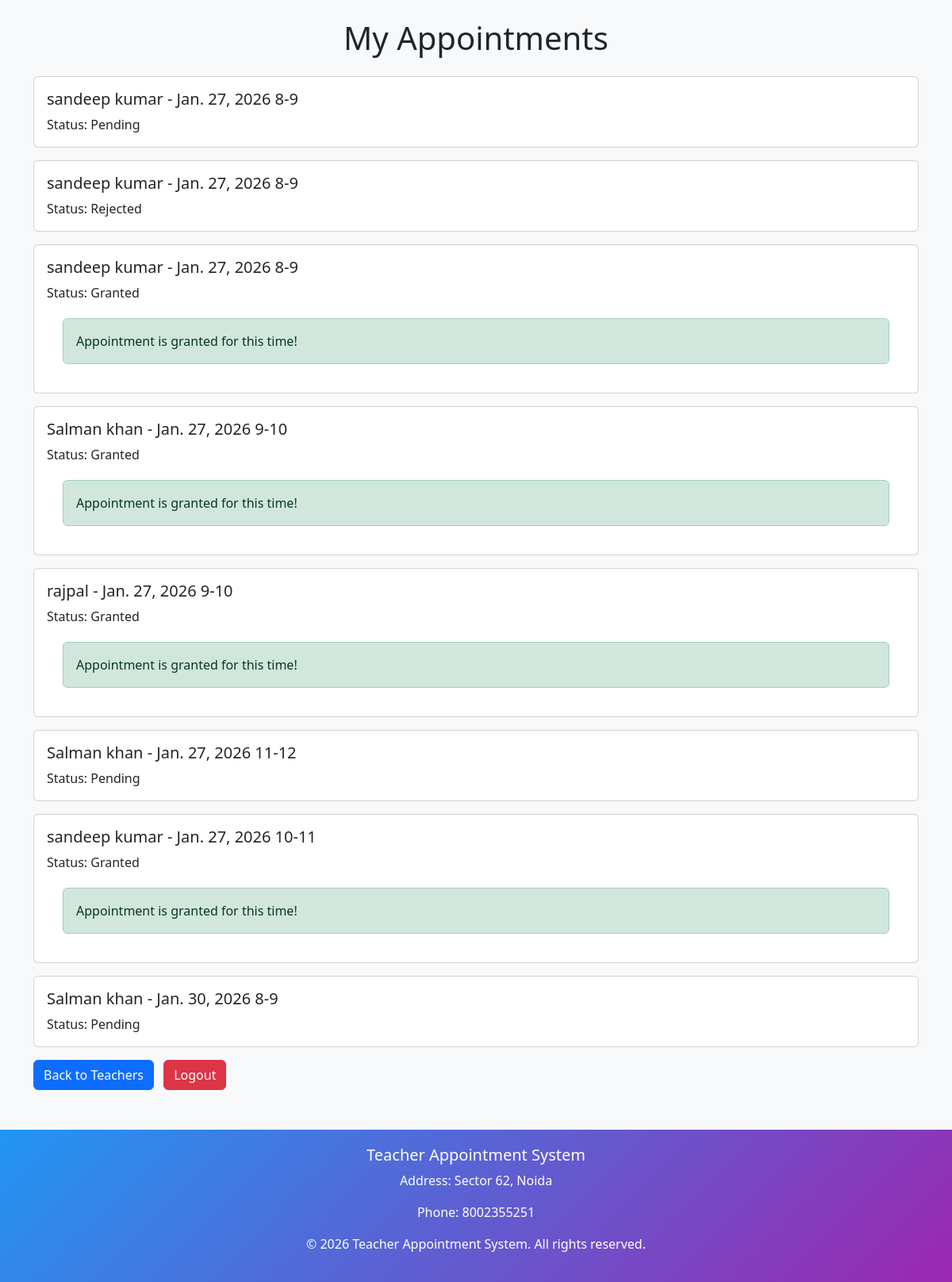
Screenshot of /my-appointments/ (signed in) with the database file from the repository.
### appointments/models.py (models this page shows, shortened)
class Appointment(models.Model):
    TIME_SLOTS = [
        ('8-9', '8-9'),
        ('9-10', '9-10'),
        ('10-11', '10-11'),
        ('11-12', '11-12'),
    ]
    STATUS_CHOICES = [
        ('pending', 'Pending'),
        ('granted', 'Granted'),
        ('rejected', 'Rejected'),
    ]
    user = models.ForeignKey(User, on_delete=models.CASCADE)
    teacher = models.ForeignKey(Teacher, on_delete=models.CASCADE)
    date = models.DateField(default=timezone.now)
    time_slot = models.CharField(max_length=10, choices=TIME_SLOTS)
    status = models.CharField(max_length=10, choices=STATUS_CHOICES, default='pending')
    message = models.TextField(blank=True, null=True)
    created_at = models.DateTimeField(auto_now_add=True)

class Teacher(models.Model):
    name = models.CharField(max_length=100)
    subject = models.CharField(max_length=100)
    avatar_url = models.URLField()

### appointments/views.py (the view)
# urls.py: path('my-appointments/', views.my_appointments, name='my_appointments'),
@login_required
def my_appointments(request):
    appointments = Appointment.objects.filter(user=request.user)
    return render(request, 'appointments/my_appointments.html', {'appointments': appointments})

### appointments/templates/appointments/my_appointments.html (shortened to what this page needs)
<!DOCTYPE html>
<html lang="en">
<head>
    <link href="https://cdn.jsdelivr.net/npm/bootstrap@5.3.0/dist/css/bootstrap.min.css" rel="stylesheet">
</head>
<body>
    <div class="container">
        <h1 class="text-center my-4">My Appointments</h1>
        {% for appointment in appointments %}
        <div class="card mb-3">
            <div class="card-body">
                <h5 class="card-title">{{ appointment.teacher.name }} - {{ appointment.date }} {{ appointment.time_slot }}</h5>
                <p class="card-text">Status: {{ appointment.get_status_display }}</p>
                {% if appointment.status == 'granted' %}
                <div class="alert alert-success" role="alert">
                    Appointment is granted for this time!
                </div>
                {% endif %}
            </div>
        </div>
        {% endfor %}
        <a href="{% url 'teacher_list' %}" class="btn btn-primary">Back to Teachers</a>
        <a href="{% url 'logout' %}" class="btn btn-danger ms-2">Logout</a>
    </div>
    <footer style="background: linear-gradient(135deg, #2196f3 0%, #9c27b0 100%); color: white; padding: 20px 0; margin-top: 50px;">
        <div class="container text-center">
            <h5>Teacher Appointment System</h5>
            <p>Address: Sector 62, Noida</p>
            <p>Phone: 8002355251</p>
            <p>&copy; 2026 Teacher Appointment System. All rights reserved.</p>
        </div>
    </footer>
</body>
</html>

### appointments/templates/appointments/my_appointments.html (style rules this page uses)
body { background-color: #f8f9fa; }
.alert { margin: 20px; }

### rows the page displays
Appointment: teacher.name "sandeep kumar", date "Jan. 27, 2026", time_slot "8-9", status "Pending"
Appointment: teacher.name "sandeep kumar", date "Jan. 27, 2026", time_slot "8-9", status "Rejected"
Appointment: teacher.name "sandeep kumar", date "Jan. 27, 2026", time_slot "8-9", status "Granted", shows "Appointment is granted for this time!"
Appointment: teacher.name "Salman khan", date "Jan. 27, 2026", time_slot "9-10", status "Granted", shows "Appointment is granted for this time!"
Appointment: teacher.name "rajpal", date "Jan. 27, 2026", time_slot "9-10", status "Granted", shows "Appointment is granted for this time!"
Appointment: teacher.name "Salman khan", date "Jan. 27, 2026", time_slot "11-12", status "Pending"
Appointment: teacher.name "sandeep kumar", date "Jan. 27, 2026", time_slot "10-11", status "Granted", shows "Appointment is granted for this time!"
Appointment: teacher.name "Salman khan", date "Jan. 30, 2026", time_slot "8-9", status "Pending"
